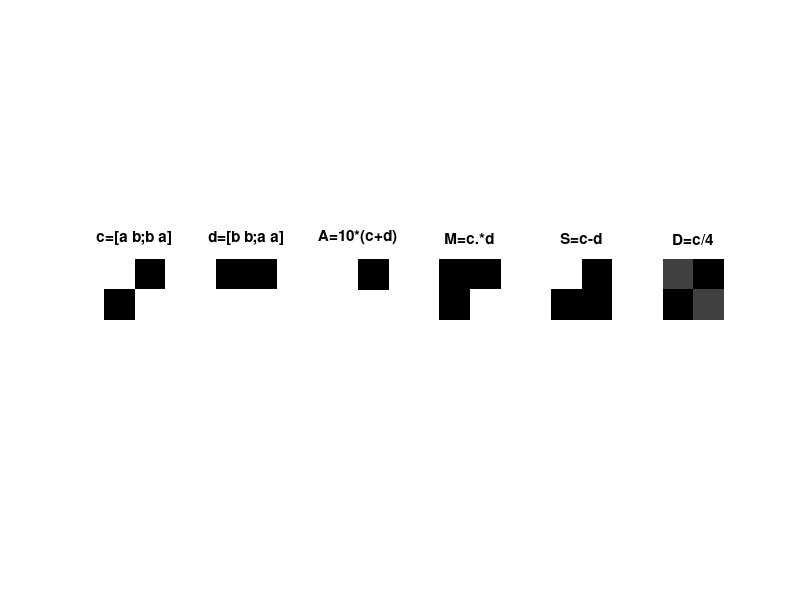

Reproduce this figure in MATLAB.
clc
clear all
close all
%Simulation of an Image( Arithmetic & Logic Operation)
a=ones(4)
b=zeros(4)
c=[a b;b a]; d=[b b;a a];
A=10*(c+d);
M=c.*d;
S=c-d;
D=c/4;
figure;
subplot(1,6,1); imshow(c);title('c=[a b;b a]')
subplot(1,6,2); imshow(d);title('d=[b b;a a]')
subplot(1,6,3); imshow(A);title('A=10*(c+d)')
subplot(1,6,4); imshow(M);title('M=c.*d')
subplot(1,6,5); imshow(S);title('S=c-d')
subplot(1,6,6); imshow(D);title('D=c/4')
